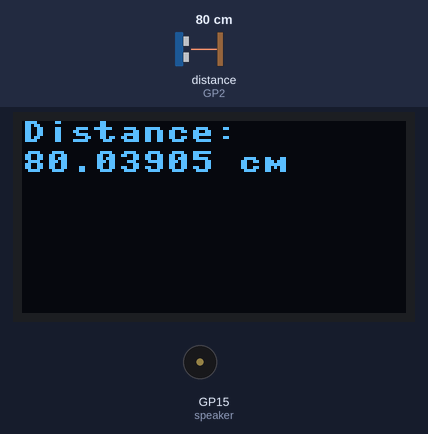
Recording of a program running on a simulated Raspberry Pi Pico running MicroPython. Parts: 128×64 one-colour display, buzzer (waves = sounding). The test bench sets the inputs (shaded band); at power-on: distance to the obstacle (sensor on GP2) 80 cm. The echo pulse lasts 58.3 µs per cm; library files of the repository ran but are not shown: ssd1306.py; what the program prints to the serial console is not drawn.

Above: at 1.2 s.
1.3 s: distance to the obstacle (sensor on GP2) set to 35 cm
At 4.1 s:
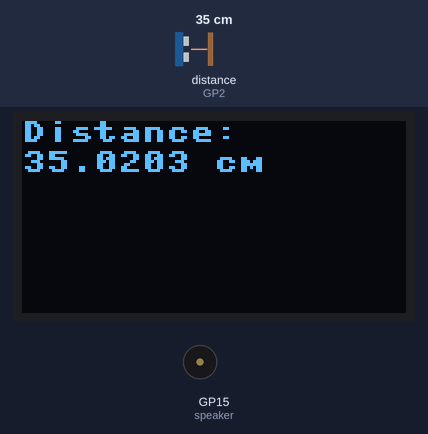
4.3 s: distance to the obstacle (sensor on GP2) set to 2 cm
At 4.9 s:
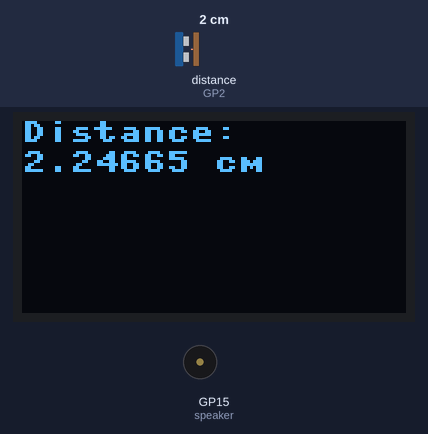
7.0 s: distance to the obstacle (sensor on GP2) set to 4 cm
At 8.5 s:
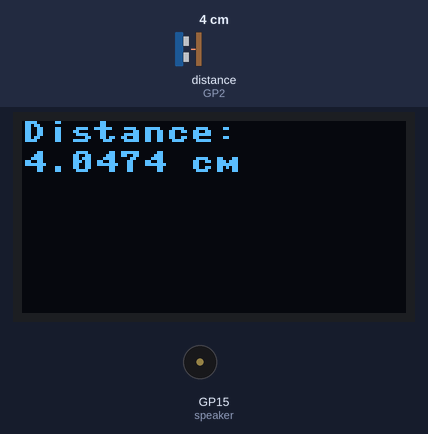
Timing chart, 0 to 16.0 s (numbered marks = the images above; inputs shaded):
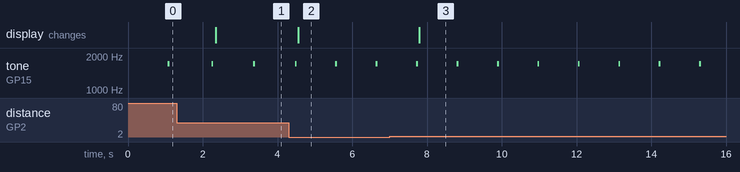

Measured:
- after the input at 1.3 s, the display: changes after 1.1 s (image 1)
- after the input at 4.3 s, the display: changes after 0.25 s (image 2)
- after the input at 7.0 s, the display: changes after 0.79 s (image 3)
- by itself, tone on GP15 (speaker): alternates 1700 Hz for 0.05 s and silent for 1.0 s

The program:

hcsr04_ssd1306.py
```python
#Import bibliotek
# biblioteka machine służy do kotrolowania pinów GPIO
from machine import Pin,PWM
import utime
from machine import Pin, I2C
from ssd1306 import SSD1306_I2C
import framebuf #biblioteka potrzebna do przesłania danych na wyświetlacz
import math
import utime
# Rozdzielczość wyświetlacza
WIDTH  = 128
HEIGHT = 64

speaker = PWM(Pin(15)) #deklaracja  input buzzera
sda=machine.Pin(0)     #deklaracja lini danych
scl=machine.Pin(1)     #deklaracja lini zegara
i2c=machine.I2C(0,sda=sda, scl=scl, freq=400000)#deklaracja magistrali I2C
oled = SSD1306_I2C(128, 64, i2c)
oled.text("STechiezDIY !!!",5,5)
oled.text("Pico",5,15)
oled.text("HCSR04",5,25)
oled.text("SSD1306",5,35)
trigger = Pin(3, Pin.OUT) #deklaracja impulu wyzwolenia. W naszym przypadku do wysłania fali
echo = Pin(2, Pin.IN) #deklaracja pinu echo. Służy on do odebrania wracającego sygnału
def get_distance():
   trigger.low()#ustawienie trigger pinu na stan niski
   utime.sleep_us(2)#zapauzowanie na 2s
   trigger.high()#ustawienie pinu trigger na stan wysoki na 5s i zatrzymanie go
   utime.sleep_us(5)
   trigger.low()
  #Jeśli nie zostanie odebrany żaden impuls echa,
  #zaktualizuj zmienną, signaloff, tak aby zawierała czas w ms
   while echo.value() == 0:
       signaloff = utime.ticks_us()
  #Kolejna pętla while,sprawdza czy echo zostało odebrane.
   while echo.value() == 1:
       signalon = utime.ticks_us()
   timepassed = signalon - signaloff # zmienna przechowywujaca czas w jakim sygnał wyszedł, odbił się i wrócił
   distance = (timepassed * 0.0343) / 2 #obliczanie odległości na podstawie czasu i prędkości dźwięku
   print("The distance from object is ",distance,"cm")
   return distance
while True:
   #implementacja wyświetlania odległości na wyświetlaczu
   oled.fill(0)
   ret_val = get_distance()
   oled.text("Distance:",0,0)
   oled.text(str(ret_val) + " cm",0,10)
   oled.show()
   utime.sleep(1)
   #implementacja wykrywania odległości mniejszej niż 20cm i działanie buzzera
   if get_distance() < 2000:
        speaker.duty_u16(3000)
        speaker.freq(1700)
        utime.sleep(0.05)
        speaker.duty_u16(0)
        utime.sleep(get_distance() / 1000)
   
```
